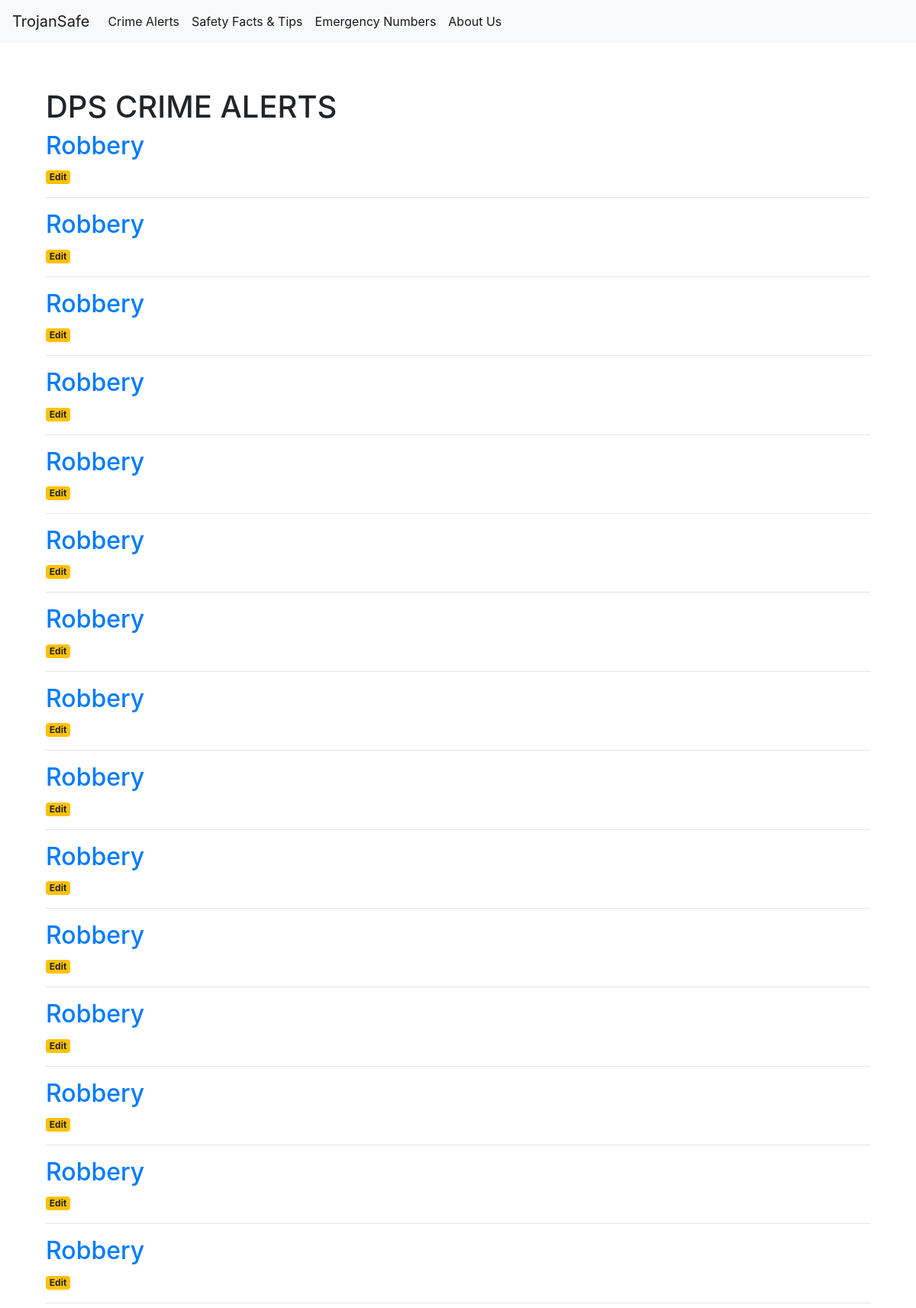
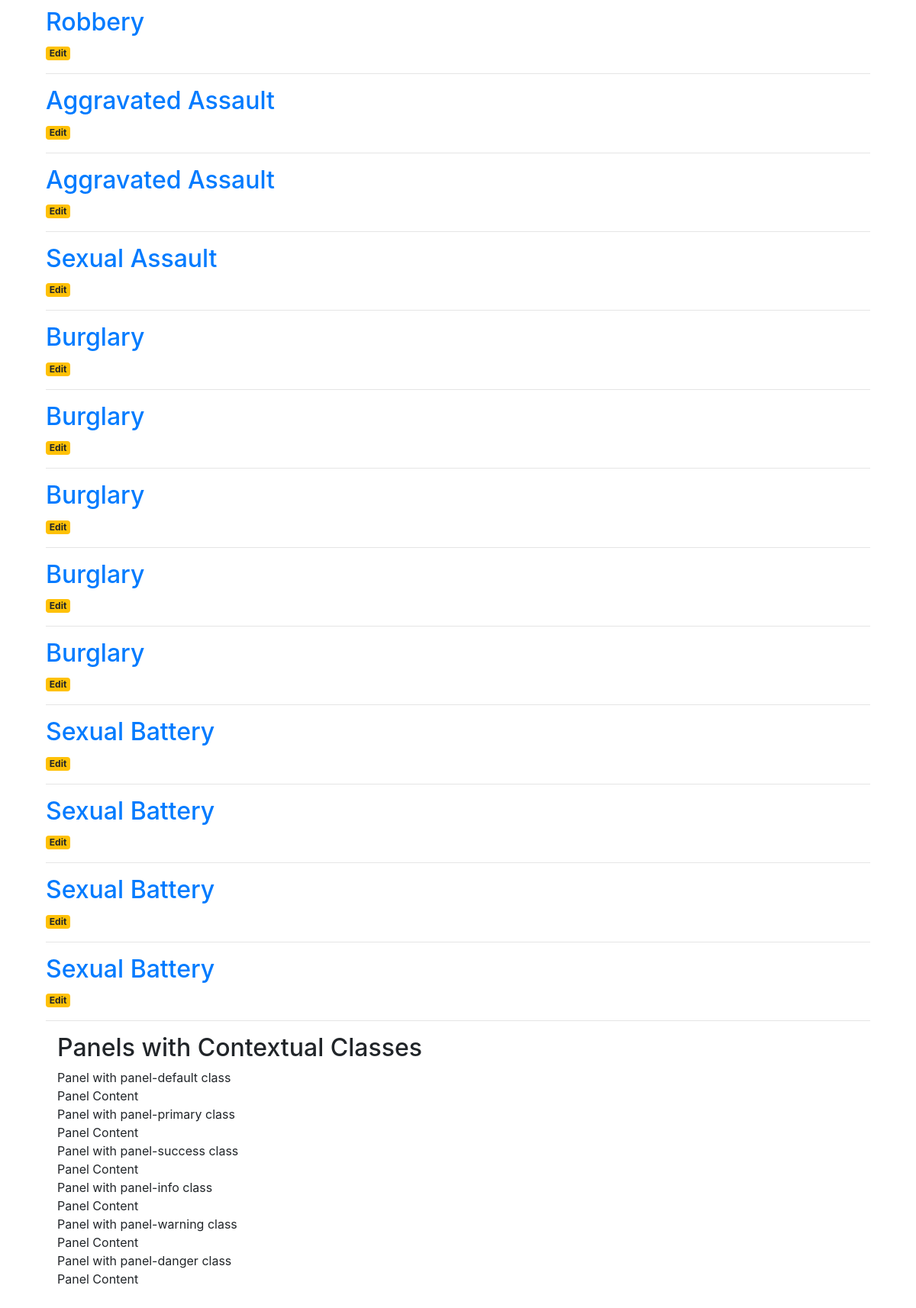
Screenshot of /alerts with the database file from the repository (2 pictures, top to bottom).
### tables this page shows
CREATE TABLE crime_data (
    crime_id INTEGER PRIMARY KEY AUTOINCREMENT,
    crime_title TEXT NOT NULL,
    crime_alert_date TEXT NOT NULL,
    crime_location TEXT NOT NULL,
    crime_timeStamp TEXT NOT NULL,
    crime_lat TEXT,
    crime_long TEXT,
    crime_url TEXT NOT NULL
);

### Tutorial.py (the view)
@app.route("/alerts")
def alerts():
    conn = get_db_connection()
    crimes = conn.execute('SELECT * from crime_data').fetchall()
    conn.close()
    return render_template("alerts.html", crimes = crimes)

### Tutorial.py (called while the page is built)
def get_db_connection():
    conn = sqlite3.connect('database.db')
    conn.row_factory = sqlite3.Row
    return conn

### templates/alerts.html (shortened to what this page needs)
{% extends "base.html" %}
{% block content%}
<h1>DPS CRIME ALERTS </h1>
    {% for crime in crimes %}
        <a href="{{ url_for('create', crime_id=crime['crime_id']) }}">
            <h2>{{ crime['crime_title'] }}</h2>
        </a>
        <a href="{{ url_for('edit', id=crime['crime_id']) }}">
            <span class="badge badge-warning">Edit</span>
        </a>
        <hr>
    {% endfor %}
    <div class="container">
        <h2>Panels with Contextual Classes</h2>
        <div class="panel-group">
          <div class="panel panel-default">
            <div class="panel-heading">Panel with panel-default class</div>
            <div class="panel-body">Panel Content</div>
          </div>
          <div class="panel panel-primary">
            <div class="panel-heading">Panel with panel-primary class</div>
            <div class="panel-body">Panel Content</div>
          </div>
          <div class="panel panel-success">
            <div class="panel-heading">Panel with panel-success class</div>
            <div class="panel-body">Panel Content</div>
          </div>
          <div class="panel panel-info">
            <div class="panel-heading">Panel with panel-info class</div>
            <div class="panel-body">Panel Content</div>
          </div>
          <div class="panel panel-warning">
            <div class="panel-heading">Panel with panel-warning class</div>
            <div class="panel-body">Panel Content</div>
          </div>
          <div class="panel panel-danger">
            <div class="panel-heading">Panel with panel-danger class</div>
            <div class="panel-body">Panel Content</div>
          </div>
        </div>
    </div>
{% endblock %}

### templates/base.html (shortened to what this page needs)
<!doctype html>
<html lang="en">
  <head>
    <link rel="stylesheet" href="https://stackpath.bootstrapcdn.com/bootstrap/4.3.1/css/bootstrap.min.css">
  </head>
  <body>
    <nav class="navbar navbar-expand-md navbar-light bg-light">
        <a class="navbar-brand" href="{{ url_for('index')}}">TrojanSafe</a>
        <div class="collapse navbar-collapse" id="navbarNav">
            <ul class="navbar-nav">
              <li class="nav-item active">
                  <a class="nav-link" href="{{url_for('alerts')}}">Crime Alerts</a>
              </li>
              <li class="nav-item active">
                <a class="nav-link" href="{{ url_for('tips')}}">Safety Facts & Tips</a>
              </li>
              <li class="nav-item active">
                <a class="nav-link" href="{{ url_for('contacts')}}">Emergency Numbers</a>
              </li>
              <li class="nav-item active">
                <a class="nav-link" href="{{url_for('aboutus')}}">About Us</a>
              </li>
            </ul>
        </div>
    </nav>
    <div style="margin: 5%;">
        {% block content %} {% endblock %}
    </div>
  </body>
</html>

### rows the page displays
crime_data: crime_title "Robbery"
crime_data: crime_title "Robbery"
crime_data: crime_title "Robbery"
crime_data: crime_title "Robbery"
crime_data: crime_title "Robbery"
crime_data: crime_title "Robbery"
crime_data: crime_title "Robbery"
crime_data: crime_title "Robbery"
crime_data: crime_title "Robbery"
crime_data: crime_title "Robbery"
crime_data: crime_title "Robbery"
crime_data: crime_title "Robbery"
crime_data: crime_title "Robbery"
crime_data: crime_title "Robbery"
crime_data: crime_title "Robbery"
crime_data: crime_title "Robbery"
crime_data: crime_title "Aggravated Assault"
crime_data: crime_title "Aggravated Assault"
crime_data: crime_title "Sexual Assault"
crime_data: crime_title "Burglary"
crime_data: crime_title "Burglary"
crime_data: crime_title "Burglary"
crime_data: crime_title "Burglary"
crime_data: crime_title "Burglary"
crime_data: crime_title "Sexual Battery"
crime_data: crime_title "Sexual Battery"
crime_data: crime_title "Sexual Battery"
crime_data: crime_title "Sexual Battery"
